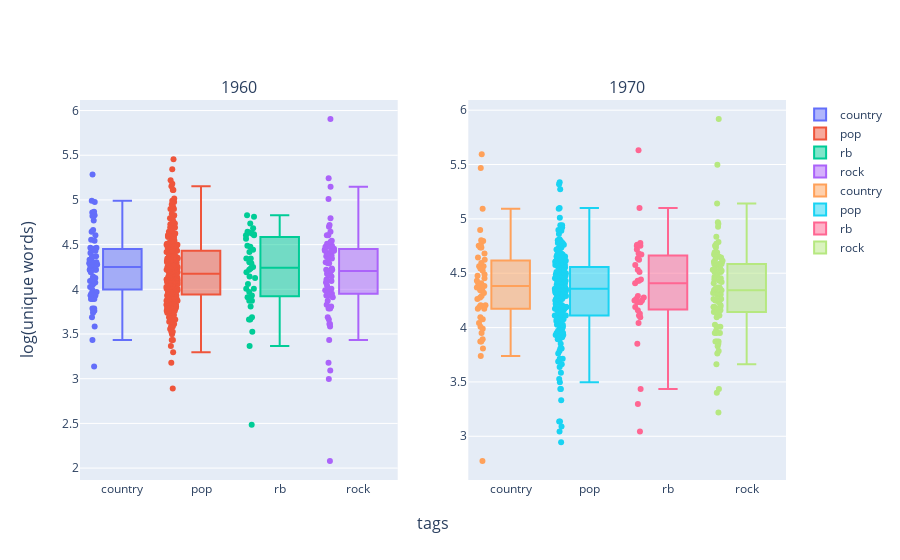

The cell this chart's notebook holds for it:
### Code cell
from modules.vizualisation import words_decades

words_decades(df, [1960, 1970])

### Figure 1 — Plotly figure (JSON) as saved in the notebook; plotly's stock layout.template omitted (floating-point values rounded to 4 significant figures; data arrays with more than 128 entries replaced by an {"elided": "..."} marker saying what was removed)
{"data": [{"boxpoints": "all", "customdata": {"elided": "67x2 str values"}, "hovertemplate": "title: %{customdata[0]}<br>artist: %{customdata[1]}<br>log(words): %{y}", "name": "country", "type": "box", "xaxis": "x", "y": [3.761, 4.454, 4.127, 4.454, 3.951, 4.277, 4.22, 4.543, 4.407, 4.868, 4.644, 4.86, 4.263, 4.29, 4.605, 3.738, 3.434, 4.078, 4.111, 4.078, 4.771, 3.689, 4.99, 4.443, 3.892, 3.932, 4.094, 5.283, 3.989, 3.784, 4.094, 4.043, 4.025, 4.263, 4.357, 4.22, 3.784, 3.761, 4.369, 4.663, 4.263, 4.304, 4.111, 4.331, 4.06, 3.584, 4.19, 3.892, 4.248, 4.369, 4.22, 4.554, 3.135, 4.304, 3.932, 4.431, 4.304, 4.277, 3.892, 4.22, 4.466, 4.466, 3.97, 4.143, 4.82, 4.977, 4.828], "yaxis": "y"}, {"boxpoints": "all", "customdata": {"elided": "264x2 str values"}, "hovertemplate": "title: %{customdata[0]}<br>artist: %{customdata[1]}<br>log(words): %{y}", "name": "pop", "type": "box", "xaxis": "x", "y": {"elided": "264 float values"}, "yaxis": "y"}, {"boxpoints": "all", "customdata": [["Frankie and Johnny", "Sam Cooke"], ["I Got You I Feel Good", "James Brown & The Famous Flames"], ["Ac-Cent-Tchu-Ate The Positive", "Aretha Franklin"], ["My Love Is Your Love Forever", "Smokey Robinson & The Miracles"], ["The End Of Our Road", "Gladys Knight & The Pips"], ["Share What You Got But Keep What You Need", "William Bell"], ["Seems Im Never Tired Lovin You", "Nina Simone"], ["Evil Woman", "Canned Heat"], ["The Twelves The Dirty Dozen", "Kokomo Arnold"], ["Ton of Joy", "Otis Redding"], ["Stay with Me", "Lorraine Ellison"], ["Take My Hand Precious Lord", "Nina Simone"], ["Memories of El Monte", "The Penguins"], ["Never Let You Go Sha Lu Bop", "Marvin Gaye"], ["You’re What’s Happening In the World Today", "Marvin Gaye"], ["Why Am I Lovin You", "Debbie Dean"], ["Good For A Lifetime", "Little Anthony & The Imperials"], ["You Never Miss A Good Thing", "Eugene Remus"], ["I Can Take A Hint", "The Miracles"], ["I Was Born To Love You", "Shirley Walton"], ["My Imaginary Guy", "Deanie Parker & The Valadors"], ["Just Because Your Love Is Gone", "Dar'rell Banks"], ["Destiny", "Bob Marley & The Wailers"], ["Lost In A Mood of Changes", "James Brown"], ["Light My Fire", "Jackie Wilson"], ["Get It Together Part 1 Version 2", "James Brown & The Famous Flames"], ["Watch Your Step", "Manfred Mann"], ["I Believe Ill Go Back Home", "John Lee Hooker"], ["You Live Your Life and I’ll Live Mine", "John Lee Hooker"], ["The Monkey Time", "The Miracles"], ["Do You Love Me", "The Miracles"], ["You Send Me With Your Good Lovin", "Smokey Robinson & The Miracles"], ["Something You Got", "Chris Kenner"], ["Trouble In Mind Original Session Take", "Aretha Franklin"], ["Soul Power Live", "James Brown"], ["All for You", "Ray Charles"], ["Ska-ing West", "Sir Lord Comic"], ["C.C. Rider", "Wilbert Harrison"], ["Why Did You Leave", "Wilbert Harrison"], ["Thats the Price You Have to Pay", "Brenda & The Tabulations"]], "hovertemplate": "title: %{customdata[0]}<br>artist: %{customdata[1]}<br>log(words): %{y}", "name": "rb", "type": "box", "xaxis": "x", "y": [4.736, 3.526, 4.489, 4.564, 4.828, 3.932, 4.007, 4.477, 4.682, 4.29, 4.127, 3.871, 4.625, 4.007, 4.605, 4.419, 4.234, 4.22, 4.605, 3.689, 4.443, 4.615, 3.97, 2.485, 4.19, 4.635, 4.143, 3.807, 3.664, 4.344, 4.06, 4.644, 3.367, 4.304, 4.812, 4.248, 3.664, 3.871, 3.912, 4.344], "yaxis": "y"}, {"boxpoints": "all", "customdata": {"elided": "75x2 str values"}, "hovertemplate": "title: %{customdata[0]}<br>artist: %{customdata[1]}<br>log(words): %{y}", "name": "rock", "type": "box", "xaxis": "x", "y": [5.905, 4.369, 5.242, 5.147, 4.443, 3.611, 3.989, 4.159, 4.094, 2.996, 3.989, 4.431, 4.489, 4.394, 4.489, 3.178, 3.951, 5.011, 3.784, 4.205, 4.382, 4.111, 4.454, 4.317, 4.344, 4.431, 4.431, 3.689, 3.912, 4.007, 4.605, 3.932, 4.22, 3.989, 3.784, 4.369, 2.079, 4.234, 3.97, 4.718, 4.078, 4.543, 4.29, 3.434, 4.7, 4.419, 4.644, 4.007, 4.511, 4.143, 4.477, 4.159, 3.951, 4.407, 3.091, 4.304, 3.664, 3.951, 4.205, 3.871, 4.29, 4.043, 4.22, 3.611, 3.989, 4.533, 4.489, 3.807, 4.605, 3.584, 4.174, 3.932, 4.796, 3.829, 4.477], "yaxis": "y"}, {"boxpoints": "all", "customdata": [["Fires Still Burning", "Dolly Parton"], ["Bubbling Over", "Dolly Parton"], ["Alabama Sundown", "Dolly Parton"], ["Kentucky Straight", "Johnny Cash"], ["Ghost Riders in the Sky", "Johnny Cash"], ["Angel In Your Arms", "Reba McEntire"], ["I’d Have to Be Crazy", "Willie Nelson"], ["It’s Not for Me to Understand", "Willie Nelson"], ["Wichita Jail", "Charlie Daniels"], ["Jitterbug", "Charlie Daniels"], ["Second Handed Flowers", "Tom T. Hall"], ["The Fire That Keeps You Warm", "Porter Wagoner & Dolly Parton"], ["Just to Satisfy The Weakness in a Man", "Loretta Lynn"], ["Where Have All Our Heroes Gone", "Bill Anderson"], ["Carry Me Back", "The Statler Brothers"], ["You Never Gave Up On Me", "Charley Pride"], ["I Dont Wanna Make Love With Anyone Else But You", "Eddie Rabbitt"], ["Linda On My Mind", "Cal Smith"], ["A Little Bitty Tear", "Don Gibson"], ["I Wonder", "Asleep at the Wheel"], ["Ramblin on My Mind", "Lucinda Williams"], ["To Be So Bad Shes Still Lookin Good", "Johnny Paycheck"], ["Get Together", "Anne Murray"], ["You Are So Beautiful", "Tanya Tucker"], ["Livin In A House Full Of Love", "Johnny Paycheck"], ["About the Ocean", "Glen Campbell"], ["Countin The Cows Evry Day", "Jimmy Buffett"], ["Up Against The Wall Redneck Mother", "Bobby Bare"], ["Readjustment Blues", "John Denver"], ["I’ve Got To Have You", "Kris Kristofferson & Rita Coolidge"], ["Bridge Over Troubled Water", "Glen Campbell"], ["My Sweet Lady", "John Denver"], ["Rosalies Good Eats Cafe", "Bobby Bare"], ["But You Know I Love You", "Kenny Rogers"], ["I Believe In Music", "The Statler Brothers"], ["Ride Me Down Easy", "Waylon Jennings"], ["Song of Ireland", "Eddie Rabbitt"], ["I Just Got to Have You", "Eddie Rabbitt"], ["Suspicions", "Eddie Rabbitt"], ["Deportees Plane Wreck at Los Gatos", "Barbara Dane"], ["Heres A Song For The Man", "The Oak Ridge Boys"], ["Backstreet Lovin", "Anne Murray"], ["Put A Little Rainbow In Your Pocket", "Marty Robbins"], ["Lonely Rain", "Wynn Stewart"], ["Lonesome Train", "Shakin' Stevens"], ["Rendezvous", "Charlie Rich"], ["Peace On You", "Charlie Rich"], ["Seeds and Stems Live", "Commander Cody and His Lost Planet Airmen"], ["Puppy Song", "David Cassidy"], ["Some Old Day", "J.D. Crowe & The New South"], ["Wish I Was a Single Girl Again", "Tia Blake"]], "hovertemplate": "title: %{customdata[0]}<br>artist: %{customdata[1]}<br>log(words): %{y}", "name": "country", "type": "box", "xaxis": "x2", "y": [4.205, 3.989, 4.644, 4.543, 4.796, 4.564, 4.754, 4.382, 4.736, 4.407, 4.762, 3.738, 4.407, 5.595, 4.522, 4.19, 4.043, 4.344, 4.277, 4.174, 4.007, 4.174, 4.369, 2.773, 4.682, 4.625, 4.344, 4.564, 5.094, 4.489, 4.078, 4.263, 5.468, 4.736, 4.205, 4.454, 4.477, 4.382, 4.431, 4.898, 4.094, 4.317, 3.871, 4.29, 3.807, 4.595, 3.871, 4.804, 4.382, 3.892, 3.951], "yaxis": "y2"}, {"boxpoints": "all", "customdata": {"elided": "217x2 str values"}, "hovertemplate": "title: %{customdata[0]}<br>artist: %{customdata[1]}<br>log(words): %{y}", "name": "pop", "type": "box", "xaxis": "x2", "y": {"elided": "217 float values"}, "yaxis": "y2"}, {"boxpoints": "all", "customdata": [["Inner City Blues Make Me Wanna Holler", "Marvin Gaye"], ["Let It Be", "Aretha Franklin"], ["Better Days", "Rufus"], ["Devotion", "Earth, Wind & Fire"], ["Love I Never Knew You Could Feel So Good", "The Supremes"], ["Spring Again", "Lou Rawls"], ["Enjoy Yourself", "The Jacksons"], ["Second Hand Woman", "B.B. King"], ["If I Love You", "The Stylistics"], ["Havent You Heard", "Patrice Rushen"], ["California Girl", "Eddie Floyd"], ["Ain’t Nothing I Can Do", "Tyrone Davis"], ["She Was Too Good To Me", "Chet Baker"], ["Land Of Passion", "Hubert Laws"], ["Happiness", "Pleasure"], ["Keep On Doing What Youre Doin", "Bobby Byrd"], ["Because I Love You", "Five Stairsteps"], ["Cruel Way to Go Down", "Allen Toussaint"], ["Sundays News", "Labelle"], ["Sagittarius", "Blowfly"], ["Best Beat In Town", "Switch (R&B band)"], ["Aint I Good?", "John KaSandra"], ["Have A Happy Day", "James Brown"], ["A Lonely Little Boy Around One Little Christmas Toy", "James Brown"], ["You Know Youre Wrong Dont You Brother", "Walter Heath"], ["The Right Time for Us", "Shalamar"], ["Two of Us", "Cameo"], ["With Pen In Hand", "Dorothy Moore"], ["If It Aint Funky", "Chuck Brown And The Soul Searchers"], ["Song About Nothing", "Ralph Graham"], ["Dont Let Go Live", "Commander Cody and His Lost Planet Airmen"], ["Rufus  Ruby", "Melvin Van Peebles"], ["Escape From Planet Earth", "The Continental IV"], ["Get Down Single Edit", "Curtis Mayfield"], ["Anyone Who Had A Heart", "Martha Reeves & The Vandellas"]], "hovertemplate": "title: %{customdata[0]}<br>artist: %{customdata[1]}<br>log(words): %{y}", "name": "rb", "type": "box", "xaxis": "x2", "y": [4.635, 4.159, 4.29, 4.431, 4.407, 4.431, 4.443, 4.277, 4.094, 4.248, 4.575, 4.263, 3.85, 3.434, 4.111, 4.043, 4.779, 3.045, 4.248, 4.754, 4.234, 4.19, 4.625, 4.754, 4.718, 4.533, 4.511, 5.1, 3.296, 4.682, 4.673, 5.631, 4.762, 4.127, 4.234], "yaxis": "y2"}, {"boxpoints": "all", "customdata": {"elided": "94x2 str values"}, "hovertemplate": "title: %{customdata[0]}<br>artist: %{customdata[1]}<br>log(words): %{y}", "name": "rock", "type": "box", "xaxis": "x2", "y": [3.829, 4.263, 4.605, 4.927, 4.644, 4.97, 4.248, 3.951, 4.369, 4.407, 4.691, 4.111, 4.615, 4.419, 4.585, 4.19, 4.19, 4.159, 3.871, 4.431, 4.654, 4.025, 4.263, 5.142, 3.951, 4.317, 4.19, 3.97, 4.19, 4.248, 3.784, 4.691, 4.585, 4.127, 4.369, 4.357, 4.477, 4.143, 4.331, 3.871, 4.511, 4.585, 3.761, 4.511, 4.007, 4.344, 4.543, 4.736, 4.787, 4.956, 4.344, 4.007, 4.511, 4.304, 4.143, 4.304, 4.533, 4.094, 4.754, 3.434, 4.174, 4.234, 4.317, 4.522, 4.248, 4.511, 4.654, 4.575, 4.443, 4.635, 4.673, 3.664, 3.951, 4.771, 5.919, 4.357, 4.543, 3.85, 4.511, 3.871, 4.454, 4.344, 4.111, 4.205, 4.836, 3.401, 4.605, 4.143, 5.497, 3.219, 4.263, 4.159, 4.466, 4.754], "yaxis": "y2"}], "layout": {"annotations": [{"font": {"size": 16}, "showarrow": false, "text": "1960", "x": 0.225, "xanchor": "center", "xref": "paper", "y": 1, "yanchor": "bottom", "yref": "paper"}, {"font": {"size": 16}, "showarrow": false, "text": "1970", "x": 0.775, "xanchor": "center", "xref": "paper", "y": 1, "yanchor": "bottom", "yref": "paper"}, {"font": {"size": 16}, "showarrow": false, "text": "tags", "x": 0.5, "xanchor": "center", "xref": "paper", "y": 0, "yanchor": "top", "yref": "paper", "yshift": -30}, {"font": {"size": 16}, "showarrow": false, "text": "log(unique words)", "textangle": -90, "x": 0, "xanchor": "right", "xref": "paper", "xshift": -40, "y": 0.5, "yanchor": "middle", "yref": "paper"}], "xaxis": {"anchor": "y", "domain": [0, 0.45]}, "xaxis2": {"anchor": "y2", "domain": [0.55, 1]}, "yaxis": {"anchor": "x", "domain": [0, 1]}, "yaxis2": {"anchor": "x2", "domain": [0, 1]}}}
